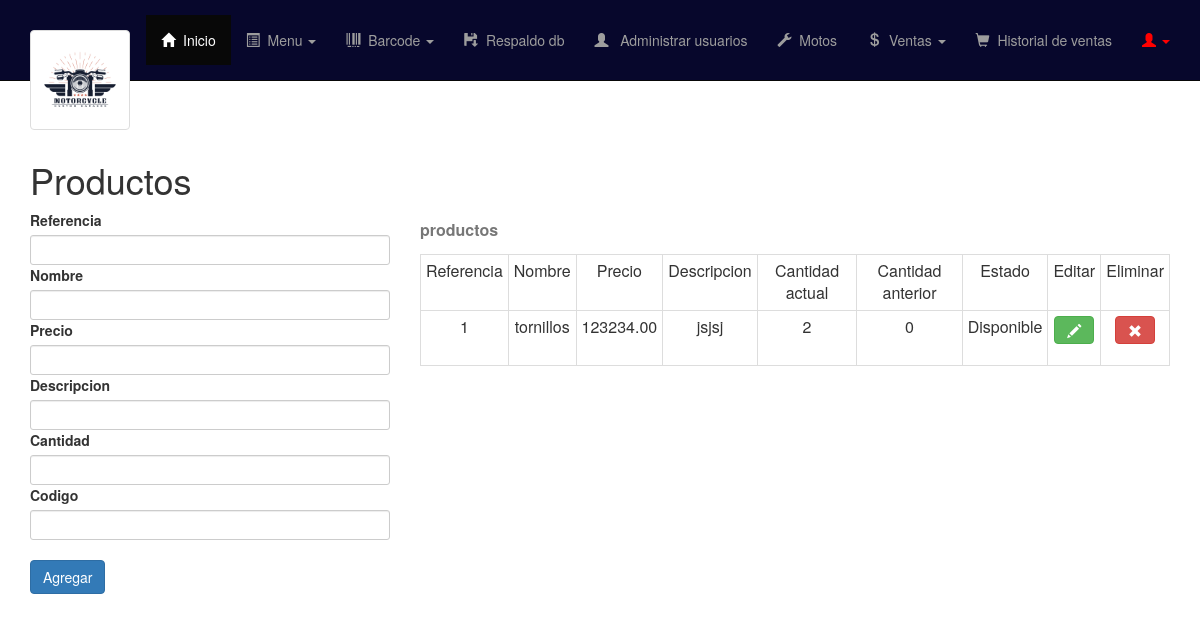
The page /vist/admin/productos.php (signed in) on the database as committed earlier.
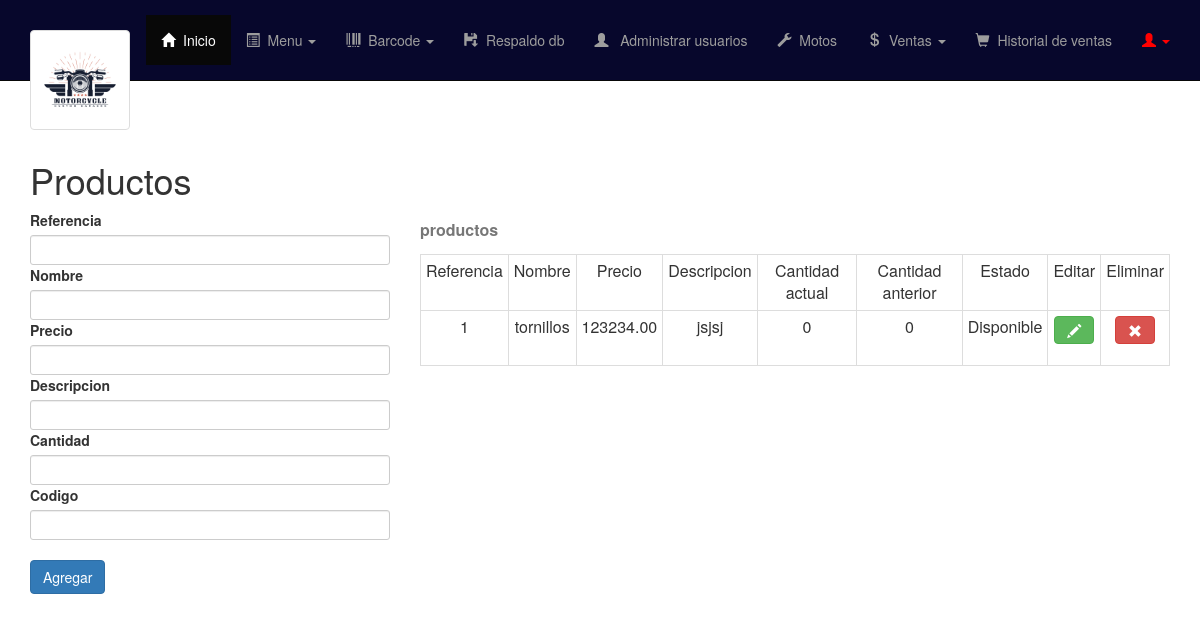
The same page on the database as committed later.
### tables this page shows
CREATE TABLE `productos` (
  `id_productos` varchar(40) NOT NULL,
  `nom_producto` varchar(40) NOT NULL,
  `precio` decimal(9,2) NOT NULL,
  `descripcion` varchar(70) NOT NULL,
  `cantidad_ini` int(11) NOT NULL,
  `cantidad_ant` int(11) NOT NULL,
  `id_estado` int(11) NOT NULL,
  `barcode` varchar(100) NOT NULL,
  `tipo` varchar(10) NOT NULL DEFAULT 'producto'
);

CREATE TABLE `estado` (
  `id_estado` int(11) NOT NULL,
  `estados` varchar(25) NOT NULL
);

### vist/admin/tabla_produc.php (the view, shortened to what this page needs)
<?php
    $db = new Database();
    $conectar= $db->conectar();
    $consul=$conectar->prepare("SELECT * From productos INNER JOIN estado ON productos.id_estado=estado.id_estado ");
    $consul->execute();
?>
    <table class="table table-hover table-condensed table-bordered" style="text-align: center;">
	<caption><label>productos</label></caption>
	<tr>
        <td>Referencia</td>
		<td>Nombre</td>
		<td>Precio</td>
		<td>Descripcion</td>
		<td>Cantidad actual</td>
        <td>Cantidad anterior</td>
		<td>Estado</td>
		<td>Editar</td>
		<td>Eliminar</td>
	</tr>
	<?php foreach($consul as $produ) {
        ?>
	<tr>
		<td><?php echo $produ['id_productos']; ?></td>
		<td><?php echo $produ['nom_producto']; ?></td>
		<td><?php echo $produ['precio']; ?></td>
		<td><?php echo $produ['descripcion']; ?></td>
        <td><?php echo $produ['cantidad_ini']; ?></td>
        <td><?php echo $produ['cantidad_ant']; ?></td>
        <td><?php echo $produ['estados']; ?></td>
		<td>
        <form method="get" action="actualizarp.php">
        <button type="submit" data-toggle="modal" data-target="#abremodalUpdateArticulo" class="btn btn-success btn-s">
				<span class="glyphicon glyphicon-pencil"></span>
        </button>
        </form>
		</td>
		<td>
        <form method="post"  action="eliminarp.php" >
			<button type="submit" class="btn btn-danger btn-s" onclick="return ConfirmDelete()" >
				<span class="glyphicon glyphicon-remove"></span>
            </button>
			</form>
		</td>
	</tr>
<?php } ?>
</table>

Rows that differ between the two databases and show on the page:
changed productos "tornillos": cantidad_ini "2" → "0"
